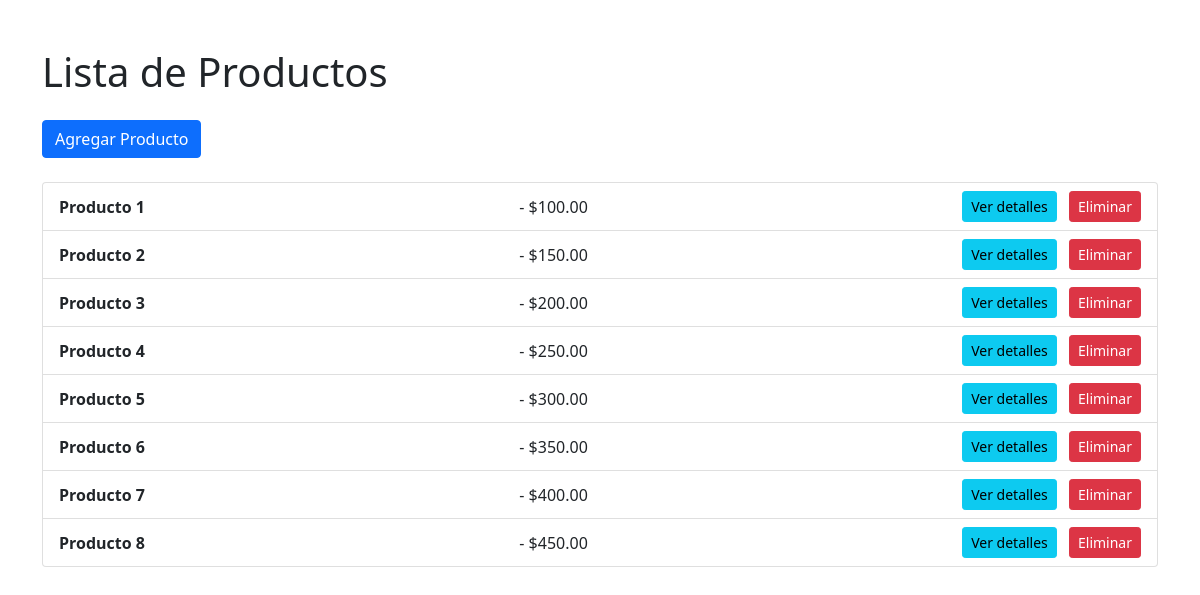
The app's page /productos/, older data.
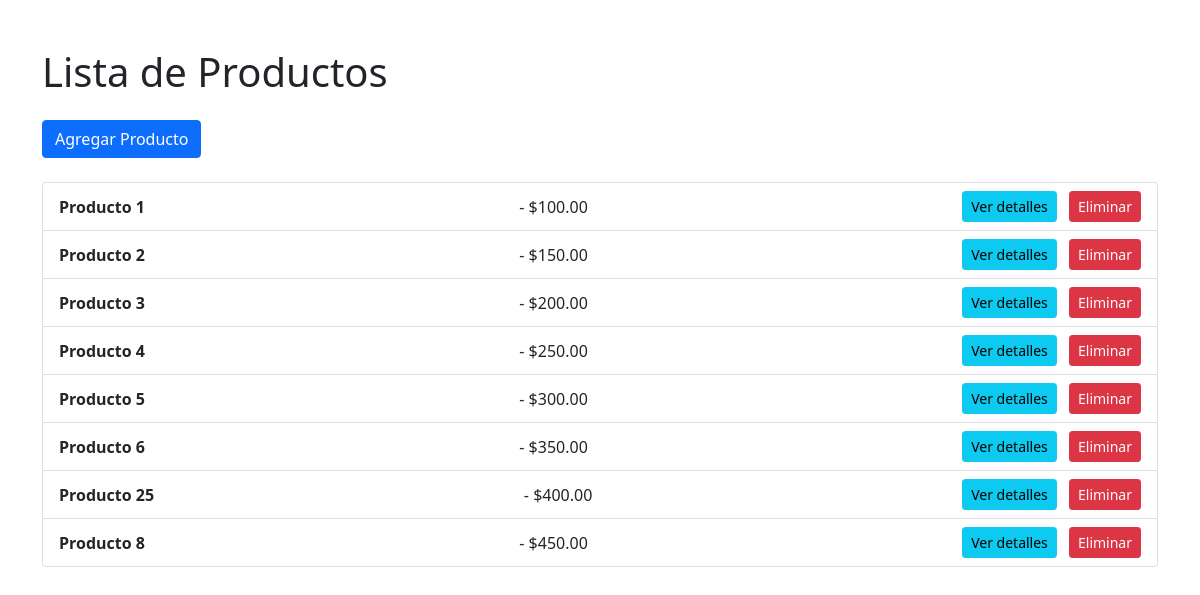
The same page, newer data.
### Gestor/models.py (models this page shows, shortened)
class Producto(models.Model):
    class Meta:
        pass
    nombre = models.CharField(max_length=100)
    descripcion = models.TextField()
    precio = models.DecimalField(max_digits=10, decimal_places=2)
    stock = models.IntegerField()
    categoria = models.CharField(max_length=50)

### Gestor/views.py (the view)
# urls.py: path('productos/', views.lista_producto, name='lista_producto'),
def lista_producto(request):
    productos= Producto.objects.all()
    if request.method == 'POST':
        form = ProductoForm(request.POST)
        if form.is_valid():
            form.save()
            return redirect('Gestor:lista_producto')
    else:
        form = ProductoForm()
    return render(request, 'productos/lista_producto.html', {'productos':productos, 'form':form})

### Gestor/templates/productos/lista_producto.html (shortened to what this page needs)
<!DOCTYPE html>
<html lang="es">
<head>
    <link href="https://cdn.jsdelivr.net/npm/bootstrap@5.1.3/dist/css/bootstrap.min.css" rel="stylesheet">
</head>
<body>
    <div class="container mt-5">
        <h1 class="mb-4">Lista de Productos</h1>
        <a href="#" onclick="document.getElementById('add-form').style.display='block'" class="btn btn-primary mb-4">Agregar Producto</a>
        <ul class="list-group">
            {% for producto in productos %}
            <li class="list-group-item d-flex justify-content-between align-items-center">
                <strong>{{ producto.nombre }}</strong> - ${{ producto.precio }}
                <div>
                    <a href="{% url 'Gestor:detalle_producto' producto.pk %}" class="btn btn-info btn-sm">Ver detalles</a>
                    <a href="{% url 'Gestor:eliminar_producto' producto.pk %}" class="btn btn-danger btn-sm ms-2">Eliminar</a>
                </div>
            </li>
            {% endfor %}
        </ul>
    </div>
</body>
</html>

Row changes from the older to the newer data that the page shows:
changed Producto: nombre "Producto 7" → "Producto 25"
